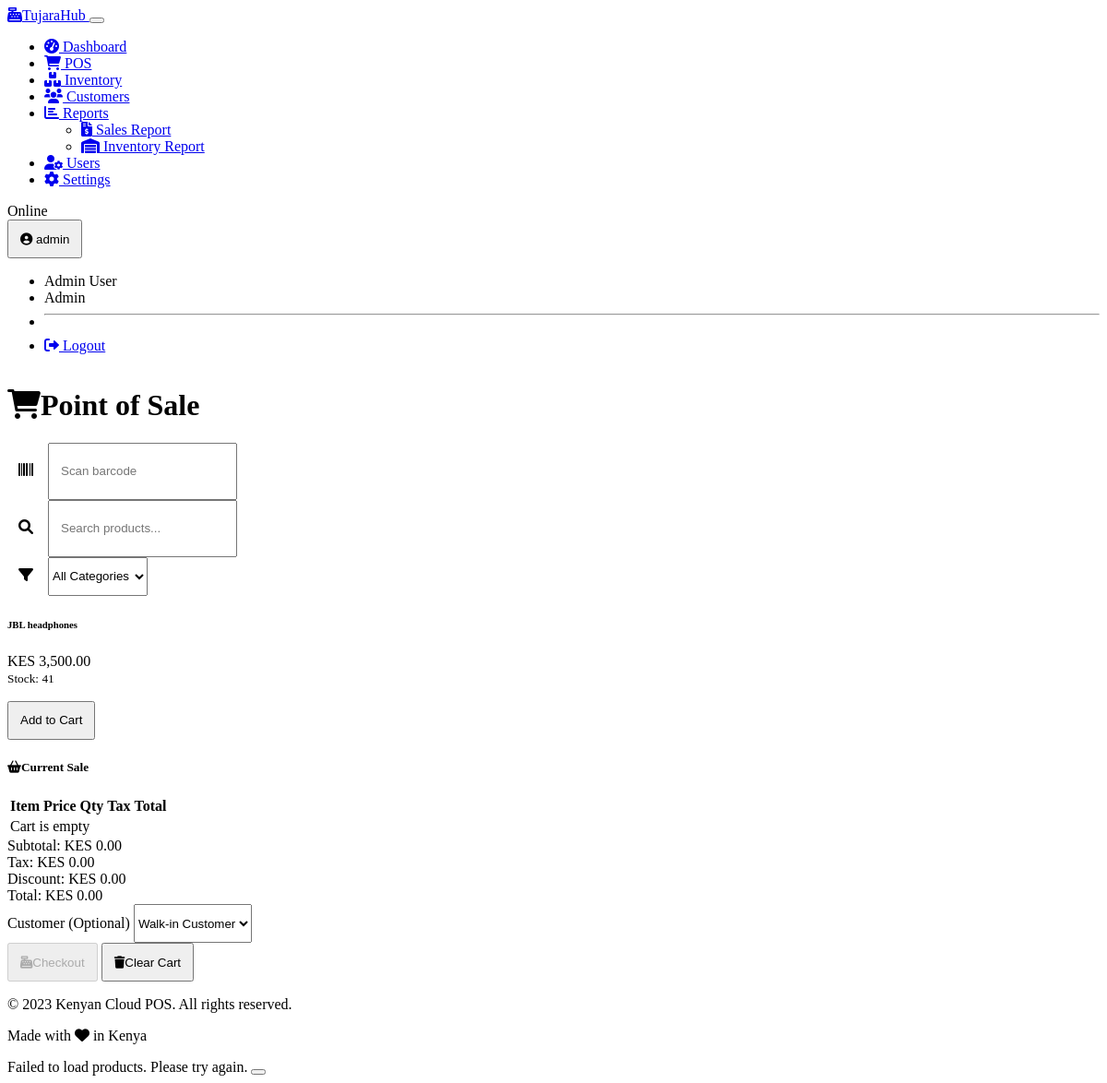
The app's page /pos (signed in) with its own data.
### models.py (models this page shows, shortened)
class User(UserMixin, db.Model):
    id = db.Column(db.Integer, primary_key=True)
    username = db.Column(db.String(64), unique=True, nullable=False)
    email = db.Column(db.String(120), unique=True, nullable=False)
    password_hash = db.Column(db.String(256), nullable=False)
    first_name = db.Column(db.String(64))
    last_name = db.Column(db.String(64))
    phone = db.Column(db.String(20))
    is_active = db.Column(db.Boolean, default=True)
    created_at = db.Column(db.DateTime, default=datetime.utcnow)
    last_login = db.Column(db.DateTime)
    role_id = db.Column(db.Integer, db.ForeignKey('role.id'), nullable=False)
    store_id = db.Column(db.Integer, db.ForeignKey('store.id'), nullable=True) # Made nullable as per common practice, adjust if strictly required
    role = db.relationship('Role', backref='users')
    sales = db.relationship('Sale', backref='cashier', lazy=True)
    label_templates = db.relationship('LabelTemplate', backref='user', lazy=True)
    @property
    def full_name(self):
        return f"{self.first_name} {self.last_name}".strip()

class Role(db.Model):
    id = db.Column(db.Integer, primary_key=True)
    name = db.Column(db.String(50), unique=True, nullable=False)
    description = db.Column(db.String(255))
    ADMIN = "admin"
    MANAGER = "manager"
    CASHIER = "cashier"
    EMPLOYEE = "employee"

class Product(db.Model):
    id = db.Column(db.Integer, primary_key=True)
    name = db.Column(db.String(100), nullable=False)
    description = db.Column(db.Text)
    sku = db.Column(db.String(50), unique=True, nullable=True) # Allow SKU to be nullable initially
    barcode = db.Column(db.String(50), unique=True, nullable=True) # Allow barcode to be nullable initially
    selling_price = db.Column(db.Float, nullable=False)
    cost_price = db.Column(db.Float, nullable=True) # Allow cost price to be nullable
    tax_rate = db.Column(db.Float, default=0.0)  # VAT rate in percentage
    is_active = db.Column(db.Boolean, default=True)
    created_at = db.Column(db.DateTime, default=datetime.utcnow)
    updated_at = db.Column(db.DateTime, default=datetime.utcnow, onupdate=datetime.utcnow)
    category_id = db.Column(db.Integer, db.ForeignKey('category.id'))
    supplier_id = db.Column(db.Integer, db.ForeignKey('supplier.id'))
    template_id = db.Column(db.Integer, db.ForeignKey('product_template.id'), nullable=True) # Added template_id
    inventory = db.relationship('Inventory', backref='product', lazy=True, uselist=False) # One-to-one for a specific store in Inventory table
    sale_items = db.relationship('SaleItem', backref='product', lazy=True)

class Inventory(db.Model):
    id = db.Column(db.Integer, primary_key=True)
    quantity = db.Column(db.Integer, default=0, nullable=False)
    reorder_level = db.Column(db.Integer, default=5)
    last_restock_date = db.Column(db.DateTime)
    updated_at = db.Column(db.DateTime, default=datetime.utcnow, onupdate=datetime.utcnow)
    product_id = db.Column(db.Integer, db.ForeignKey('product.id'), nullable=False)
    store_id = db.Column(db.Integer, db.ForeignKey('store.id'), nullable=False)
    __table_args__ = (db.UniqueConstraint('product_id', 'store_id', name='_product_store_uc'),)

### routes.py (the view)
    @app.route('/pos')
    @login_required
    def pos():
        store_id = session.get('store_id')
        products = (
            db.session.query(Product, Inventory)
            .join(Inventory, Product.id == Inventory.product_id)
            .filter(Inventory.store_id == store_id, Product.is_active == True)
            .all()
        )
        categories = Category.query.all()
        customers = Customer.query.all()
        return render_template(
            'pos/index.html',
            products=products,
            categories=categories,
            customers=customers
        )

### templates/pos/index.html (shortened to what this page needs)
{% extends 'base.html' %}
{% block content %}
<div class="container-fluid">
    <div class="row mb-3">
        <div class="col-md-8">
            <h1 class="mb-0"><i class="fas fa-shopping-cart me-2"></i>Point of Sale</h1>
        </div>
        <div class="col-md-4">
            <div class="d-flex justify-content-end">
                <div class="input-group">
                    <span class="input-group-text"><i class="fas fa-barcode"></i></span>
                    <input type="text" class="form-control" id="barcode-input" placeholder="Scan barcode">
                </div>
            </div>
        </div>
    </div>
    <div class="row">
        <div class="col-lg-8">
            <div class="card mb-3">
                <div class="card-body">
                    <div class="row g-3">
                        <div class="col-md-6">
                            <div class="input-group">
                                <span class="input-group-text"><i class="fas fa-search"></i></span>
                                <input type="text" class="form-control" id="product-search" placeholder="Search products...">
                            </div>
                        </div>
                        <div class="col-md-6">
                            <div class="input-group">
                                <span class="input-group-text"><i class="fas fa-filter"></i></span>
                                <select class="form-select" id="category-filter">
                                    <option value="">All Categories</option>
                                </select>
                            </div>
                        </div>
                    </div>
                </div>
            </div>
            <div class="card">
                <div class="card-body p-3 pos-product-grid">
                    <div class="row row-cols-2 row-cols-md-3 row-cols-lg-4 g-3" id="product-results">
                        {% if products %}
                            {% for product, inventory in products %}
                            <div class="col">
                                <div class="card h-100 product-card">
                                    <div class="card-body">
                                        <h6 class="card-title">{{ product.name }}</h6>
                                        <p class="card-text">
                                            KES {{ "{:,.2f}".format(product.selling_price) }}<br>
                                            <small class="{% if inventory.quantity <= 0 %}text-danger{% elif inventory.quantity <= inventory.reorder_level %}text-warning{% else %}text-success{% endif %}">
                                                Stock: {{ inventory.quantity }}
                                            </small>
                                        </p>
                                    </div>
                                    <div class="card-footer bg-transparent border-top-0">
                                        <button class="btn btn-sm btn-primary add-to-cart"
                                                data-id="{{ product.id }}"
                                                {% if inventory.quantity <= 0 %}disabled{% endif %}>
                                            {% if inventory.quantity > 0 %}Add to Cart{% else %}Out of Stock{% endif %}
                                        </button>
                                    </div>
                                </div>
                            </div>
                            {% endfor %}
                        {% else %}
                            <div class="col-12 text-center py-5">
                                <p>No products available</p>
                            </div>
                        {% endif %}
                    </div>
                </div>
            </div>
        </div>
        <div class="col-lg-4">
            <div class="card sticky-top" style="top: 20px;">
                <div class="card-header bg-primary text-white">
                    <h5 class="mb-0"><i class="fas fa-shopping-basket me-2"></i>Current Sale</h5>
                </div>
                <div class="card-body p-0">
                    <div class="pos-cart">
                        <table class="table table-sm mb-0">
                            <thead>
                                <tr>
                                    <th>Item</th>
                                    <th>Price</th>
                                    <th>Qty</th>
                                    <th>Tax</th>
                                    <th>Total</th>
                                    <th></th>
                                </tr>
                            </thead>
                            <tbody id="cart-items">
                                <tr>
                                    <td colspan="6" class="text-center py-4">Cart is empty</td>
                                </tr>
                            </tbody>
                        </table>
                    </div>
                </div>
                <div class="card-footer">
                    <div class="d-flex justify-content-between mb-2">
                        <span>Subtotal:</span>
                        <span id="cart-subtotal">KES 0.00</span>
                    </div>
                    <div class="d-flex justify-content-between mb-2">
                        <span>Tax:</span>
                        <span id="cart-tax">KES 0.00</span>
                    </div>
                    <div class="d-flex justify-content-between mb-2">
                        <span>Discount:</span>
                        <span id="cart-discount">KES 0.00</span>
                    </div>
                    <div class="d-flex justify-content-between fw-bold mb-3">
                        <span>Total:</span>
                        <span id="cart-total">KES 0.00</span>
                    </div>
                    <div class="mb-3">
                        <label for="customer-select" class="form-label">Customer (Optional)</label>
                        <select class="form-select" id="customer-select">
                            <option value="">Walk-in Customer</option>
                        </select>
                    </div>
                    <div class="d-grid gap-2">
                        <button type="button" class="btn btn-primary btn-lg" id="checkout-btn" disabled>
                            <i class="fas fa-cash-register me-2"></i>Checkout
                        </button>
                        <button type="button" class="btn btn-outline-secondary" id="clear-cart-btn">
                            <i class="fas fa-trash me-2"></i>Clear Cart
                        </button>
                    </div>
                </div>
            </div>
        </div>
    </div>
</div>
{% endblock %}

### templates/base.html (shortened to what this page needs)
<!DOCTYPE html>
<html lang="en" data-bs-theme="dark">
<head>
    <link rel="stylesheet" href="https://cdn.replit.com/agent/bootstrap-agent-dark-theme.min.css">
    <link rel="stylesheet" href="https://cdnjs.cloudflare.com/ajax/libs/font-awesome/6.0.0/css/all.min.css">
    <link rel="stylesheet" href="{{ url_for('static', filename='css/custom.css') }}">
</head>
<body>
    {% if g.user %}
    <nav class="navbar navbar-expand-lg navbar-dark bg-dark mb-4">
        <div class="container-fluid">
            <a class="navbar-brand" href="{{ url_for('dashboard') }}">
                <i class="fas fa-cash-register me-2"></i>TujaraHub
            </a>
            <button class="navbar-toggler" type="button" data-bs-toggle="collapse" data-bs-target="#navbarNav">
            </button>
            <div class="collapse navbar-collapse" id="navbarNav">
                <ul class="navbar-nav me-auto">
                    {% if session.get('role') != 'employee' %}
                    <li class="nav-item">
                        <a class="nav-link {% if request.endpoint == 'dashboard' %}active{% endif %}" href="{{ url_for('dashboard') }}">
                            <i class="fas fa-tachometer-alt me-1"></i> Dashboard
                        </a>
                    </li>
                    {% endif %}
                    <li class="nav-item">
                        <a class="nav-link {% if request.endpoint == 'pos' %}active{% endif %}" href="{{ url_for('pos') }}">
                            <i class="fas fa-shopping-cart me-1"></i> POS
                        </a>
                    </li>
                    {% if session.get('role') != 'employee' %}
                    <li class="nav-item">
                        <a class="nav-link {% if request.endpoint == 'inventory' %}active{% endif %}" href="{{ url_for('inventory') }}">
                            <i class="fas fa-boxes me-1"></i> Inventory
                        </a>
                    </li>
                    {% endif %}
                    {% if session.get('role') != 'employee' %}
                    <li class="nav-item">
                        <a class="nav-link {% if request.endpoint == 'customers' %}active{% endif %}" href="{{ url_for('customers') }}">
                            <i class="fas fa-users me-1"></i> Customers
                        </a>
                    </li>
                    {% endif %}
                    {% if session.get('role') != 'employee' %}
                    <li class="nav-item dropdown">
                        <a class="nav-link dropdown-toggle" href="#" id="reportsDropdown" role="button" data-bs-toggle="dropdown">
                            <i class="fas fa-chart-bar me-1"></i> Reports
                        </a>
                        <ul class="dropdown-menu">
                            <li>
                                <a class="dropdown-item" href="{{ url_for('sales_report') }}">
                                    <i class="fas fa-file-invoice-dollar me-1"></i> Sales Report
                                </a>
                            </li>
                            <li>
                                <a class="dropdown-item" href="{{ url_for('inventory_report') }}">
                                    <i class="fas fa-warehouse me-1"></i> Inventory Report
                                </a>
                            </li>
                        </ul>
                    </li>
                    {% endif %}
                    {% if session.get('role') == 'admin' %}
                    <li class="nav-item">
                        <a class="nav-link {% if request.endpoint == 'users' %}active{% endif %}" href="{{ url_for('users') }}">
                            <i class="fas fa-user-cog me-1"></i> Users
                        </a>
                    </li>
                    {% endif %}
                    {% if session.get('role') in ['admin', 'manager'] %}
                    <li class="nav-item">
                        <a class="nav-link {% if request.endpoint == 'settings' %}active{% endif %}" href="{{ url_for('settings') }}">
                            <i class="fas fa-cog me-1"></i> Settings
                        </a>
                    </li>
                    {% endif %}
                </ul>
                <div class="d-flex align-items-center">
                    <span class="badge bg-success me-2" id="connection-status">Online</span>
                    <div class="dropdown">
                        <button class="btn btn-outline-light dropdown-toggle" type="button" id="userDropdown" data-bs-toggle="dropdown">
                            <i class="fas fa-user-circle me-1"></i> {{ g.user.username }}
                        </button>
                        <ul class="dropdown-menu dropdown-menu-end">
                            <li><span class="dropdown-item-text">{{ g.user.full_name }}</span></li>
                            <li><span class="dropdown-item-text text-muted">{{ g.user.role.name | title }}</span></li>
                            <li><hr class="dropdown-divider"></li>
                            <li><a class="dropdown-item" href="{{ url_for('logout') }}"><i class="fas fa-sign-out-alt me-1"></i> Logout</a></li>
                        </ul>
                    </div>
                </div>
            </div>
        </div>
    </nav>
    {% endif %}
    <main>
        {% block content %}{% endblock %}
    </main>
    <footer class="bg-dark text-light py-3 mt-5">
        <div class="container">
            <div class="row">
                <div class="col-md-6">
                    <p>&copy; 2023 Kenyan Cloud POS. All rights reserved.</p>
                </div>
                <div class="col-md-6 text-end">
                    <p>Made with <i class="fas fa-heart text-danger"></i> in Kenya</p>
                </div>
            </div>
        </div>
    </footer>
</body>
</html>

### records on screen
User: user.username "admin", user.full_name "Admin User"
Role: user.role.name "Admin"
Product: name "JBL headphones", selling_price "3,500.00", quantity "41"
